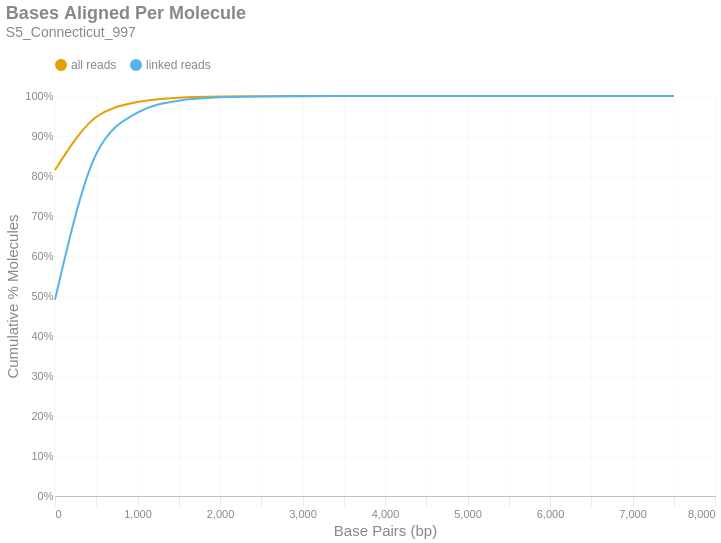

The cell this chart's notebook holds for it:
### Markdown cell above
### Bases Aligned Per Molecule
This is a cumulative frequency distribution showing the number of base pairs aligned per unique molecule. These data are shown in 500 bp bins. There are two distributions: one with `all reads` (yellow) and another with only `linked reads` (blue). The percent of molecules in the `linked reads` distribution is relative to the total number of linked molecules.

### Code cell
if SKIPLR:
    print_html(f"Skipped")
else:
    binned_df = consolidated_hist(valids['aligned_bp'], mask, 500, True)
    with SafeRender(binned_df):
        (
            density_plot(binned_df, 'Bases Aligned Per Molecule', samplename, 'basesper')
            .encode(
                x=alt.X('bin:Q', title="Base Pairs (bp)").axis(tickMinStep=500).scale(padding=0),
                y=alt.Y('value:Q', title='Cumulative % Molecules')
                    .axis(format='%')
                    .scale(domain = [0,1])
                    .stack(False),
                color=alt.Color("key:N").scale(domain = ["all reads", "linked reads"]),
                tooltip = [
                    alt.Tooltip("key:N", title = "Data Type"),
                    alt.Tooltip("range_label:N", title="Bases Aligned Per Molecule"),
                    alt.Tooltip("value:Q", format = ".2%", title="% Molecules (Cum.)")
                ]
            )
        ).display()

### Figure 1 — Vega-Lite specification as saved in the notebook (floating-point values rounded to 4 significant figures)
{"width": "container", "height": 400, "config": {"title": {"anchor": "start", "dy": -15, "fontSize": 18, "color": "#888888", "subtitleColor": "#888888", "subtitleFontSize": 14}, "arc": {"fill": "#0072B2"}, "axis": {"domainColor": "#888888", "domainWidth": 0.5, "gridWidth": 0.2, "grid": false, "titleFontWeight": 400, "titleFontSize": 15, "labelFontSize": 11, "labelColor": "#888888", "tickColor": "#888888", "tickWidth": 0.2, "titleColor": "#888888"}, "axisBand": {"grid": false}, "axisX": {"grid": true, "tickSize": 10, "domainCap": "round"}, "axisY": {"domain": false, "grid": true, "tickSize": 0, "domainCap": "round"}, "background": "transparent", "header": {"labelFontSize": 15, "labelColor": "#888888", "titleFontSize": 15, "titleFontWeight": 600, "titleColor": "#888888"}, "legend": {"labelFont": "sans-serif", "labelFontSize": 12, "labelColor": "#888888", "symbolSize": 100, "symbolType": "circle", "titleFontSize": 12, "titlePadding": 10, "titleColor": "#888888", "title": null, "orient": "top"}, "range": {"category": ["#E69F00", "#56B4E9", "#009E73", "#F0E442", "#0072B2", "#D55E00", "#CC79A7", "#000000"], "diverging": ["#cfe8f3", "#a2d4ec", "#73bfe2", "#46abdb", "#1696d2", "#12719e"]}, "area": {"fill": "#0072B2", "fillOpacity": 0.7, "line": true, "strokeOpacity": 0.7}, "line": {"color": "#0072B2", "stroke": "#0072B2", "strokeWidth": 2}, "trail": {"color": "#0072B2", "stroke": "#0072B2", "strokeWidth": 0, "size": 1}, "point": {"filled": true, "fillOpacity": 1.0, "size": 95}, "text": {"color": "#888888", "fontSize": 11, "align": "right", "fontWeight": 400, "size": 11}, "bar": {"fill": "#0072B2", "stroke": null}, "view": {"stroke": null, "continuousWidth": 660, "continuousHeight": 400}}, "data": {"name": "data-e074837cdec3f07b628b4044d4cab97c"}, "mark": {"type": "line", "interpolate": "monotone", "point": {"opacity": 0, "size": 275}}, "encoding": {"color": {"field": "key", "scale": {"domain": ["all reads", "linked reads"]}, "type": "nominal"}, "tooltip": [{"field": "key", "title": "Data Type", "type": "nominal"}, {"field": "range_label", "title": "Bases Aligned Per Molecule", "type": "nominal"}, {"field": "value", "format": ".2%", "title": "% Molecules (Cum.)", "type": "quantitative"}], "x": {"axis": {"tickMinStep": 500}, "field": "bin", "scale": {"padding": 0}, "title": "Base Pairs (bp)", "type": "quantitative"}, "y": {"axis": {"format": "%"}, "field": "value", "scale": {"domain": [0, 1]}, "stack": false, "title": "Cumulative % Molecules", "type": "quantitative"}}, "params": [{"name": "param_c36ac31b6afebe62", "select": {"type": "point", "fields": ["key"]}, "bind": "legend"}], "title": {"text": "Bases Aligned Per Molecule", "subtitle": "S5_Connecticut_997"}, "transform": [{"fold": ["all reads (cumsum)", "linked reads (cumsum)"]}, {"calculate": "replace(datum.key, ' (cumsum)', '')", "as": "key"}, {"filter": {"param": "param_c36ac31b6afebe62"}}], "usermeta": {"embedOptions": {"downloadFileName": "S5_Connecticut_997.basesper"}}, "$schema": "https://vega.github.io/schema/vega-lite/v6.1.0.json", "datasets": {"data-e074837cdec3f07b628b4044d4cab97c": [{"bin": "0.0", "interval": "0.0-500.0", "all reads": 0.8149, "linked reads": 0.4906, "all reads (cumsum)": 0.8149, "linked reads (cumsum)": 0.4906, "range_label": "0-499"}, {"bin": "500.0", "interval": "500.0-1000.0", "all reads": 0.1325, "linked reads": 0.3644, "all reads (cumsum)": 0.9475, "linked reads (cumsum)": 0.855, "range_label": "500-999"}, {"bin": "1000.0", "interval": "1000.0-1500.0", "all reads": 0.03748, "linked reads": 0.1034, "all reads (cumsum)": 0.9849, "linked reads (cumsum)": 0.9584, "range_label": "1000-1499"}, {"bin": "1500.0", "interval": "1500.0-2000.0", "all reads": 0.01081, "linked reads": 0.02981, "all reads (cumsum)": 0.9957, "linked reads (cumsum)": 0.9883, "range_label": "1500-1999"}, {"bin": "2000.0", "interval": "2000.0-2500.0", "all reads": 0.003106, "linked reads": 0.008569, "all reads (cumsum)": 0.9988, "linked reads (cumsum)": 0.9968, "range_label": "2000-2499"}, {"bin": "2500.0", "interval": "2500.0-3000.0", "all reads": 0.0007972, "linked reads": 0.002199, "all reads (cumsum)": 0.9996, "linked reads (cumsum)": 0.999, "range_label": "2500-2999"}, {"bin": "3000.0", "interval": "3000.0-3500.0", "all reads": 0.0002343, "linked reads": 0.0006464, "all reads (cumsum)": 0.9999, "linked reads (cumsum)": 0.9997, "range_label": "3000-3499"}, {"bin": "3500.0", "interval": "3500.0-4000.0", "all reads": 8.347e-05, "linked reads": 0.0002303, "all reads (cumsum)": 1.0, "linked reads (cumsum)": 0.9999, "range_label": "3500-3999"}, {"bin": "4000.0", "interval": "4000.0-4500.0", "all reads": 2.453e-05, "linked reads": 6.767e-05, "all reads (cumsum)": 1.0, "linked reads (cumsum)": 1.0, "range_label": "4000-4499"}, {"bin": "4500.0", "interval": "4500.0-5000.0", "all reads": 8.601e-06, "linked reads": 2.373e-05, "all reads (cumsum)": 1.0, "linked reads (cumsum)": 1.0, "range_label": "4500-4999"}, {"bin": "5000.0", "interval": "5000.0-5500.0", "all reads": 2.549e-06, "linked reads": 7.031e-06, "all reads (cumsum)": 1.0, "linked reads (cumsum)": 1.0, "range_label": "5000-5499"}, {"bin": "5500.0", "interval": "5500.0-6000.0", "all reads": 1.274e-06, "linked reads": 3.515e-06, "all reads (cumsum)": 1.0, "linked reads (cumsum)": 1.0, "range_label": "5500-5999"}, {"bin": "6000.0", "interval": "6000.0-6500.0", "all reads": 6.371e-07, "linked reads": 1.758e-06, "all reads (cumsum)": 1.0, "linked reads (cumsum)": 1.0, "range_label": "6000-6499"}, {"bin": "6500.0", "interval": "6500.0-7000.0", "all reads": 1.593e-07, "linked reads": 4.394e-07, "all reads (cumsum)": 1.0, "linked reads (cumsum)": 1.0, "range_label": "6500-6999"}, {"bin": "7000.0", "interval": "7000.0-7500.0", "all reads": 0.0, "linked reads": 0.0, "all reads (cumsum)": 1.0, "linked reads (cumsum)": 1.0, "range_label": "7000-7499"}, {"bin": "7500.0", "interval": "7500.0-8000.0", "all reads": 1.593e-07, "linked reads": 4.394e-07, "all reads (cumsum)": 1.0, "linked reads (cumsum)": 1.0, "range_label": "7500-7999"}]}}
